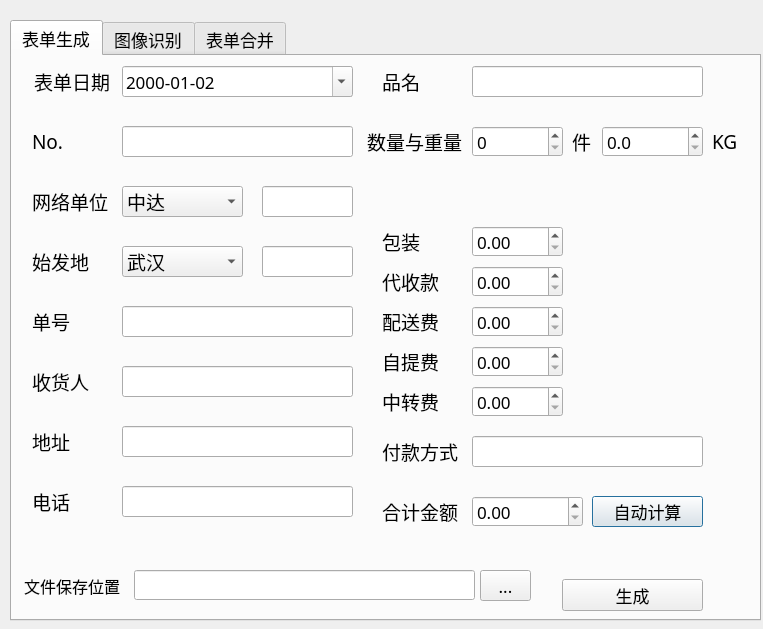
<?xml version="1.0" encoding="UTF-8"?>
<ui version="4.0">
 <class>TableGenerate</class>
 <widget class="QDialog" name="TableGenerate">
  <property name="geometry">
   <rect>
    <x>0</x>
    <y>0</y>
    <width>763</width>
    <height>629</height>
   </rect>
  </property>
  <property name="minimumSize">
   <size>
    <width>763</width>
    <height>629</height>
   </size>
  </property>
  <property name="maximumSize">
   <size>
    <width>763</width>
    <height>629</height>
   </size>
  </property>
  <property name="windowTitle">
   <string>Table Generator</string>
  </property>
  <widget class="QToolButton" name="toolButton">
   <property name="geometry">
    <rect>
     <x>480</x>
     <y>570</y>
     <width>51</width>
     <height>31</height>
    </rect>
   </property>
   <property name="font">
    <font>
     <family>黑体</family>
     <pointsize>13</pointsize>
    </font>
   </property>
   <property name="text">
    <string>...</string>
   </property>
   <property name="toolButtonStyle">
    <enum>Qt::ToolButtonIconOnly</enum>
   </property>
  </widget>
  <widget class="QLabel" name="label_20">
   <property name="geometry">
    <rect>
     <x>24</x>
     <y>570</y>
     <width>101</width>
     <height>31</height>
    </rect>
   </property>
   <property name="font">
    <font>
     <family>黑体</family>
     <pointsize>12</pointsize>
    </font>
   </property>
   <property name="text">
    <string>文件保存位置</string>
   </property>
  </widget>
  <widget class="QLineEdit" name="dir_path">
   <property name="geometry">
    <rect>
     <x>134</x>
     <y>570</y>
     <width>341</width>
     <height>30</height>
    </rect>
   </property>
   <property name="font">
    <font>
     <family>Arial</family>
     <pointsize>13</pointsize>
    </font>
   </property>
  </widget>
  <widget class="QLabel" name="status_label">
   <property name="geometry">
    <rect>
     <x>30</x>
     <y>530</y>
     <width>701</width>
     <height>31</height>
    </rect>
   </property>
   <property name="font">
    <font>
     <family>黑体</family>
     <pointsize>13</pointsize>
    </font>
   </property>
   <property name="text">
    <string/>
   </property>
  </widget>
  <widget class="QTabWidget" name="tabWidget">
   <property name="geometry">
    <rect>
     <x>10</x>
     <y>20</y>
     <width>751</width>
     <height>601</height>
    </rect>
   </property>
   <property name="maximumSize">
    <size>
     <width>751</width>
     <height>601</height>
    </size>
   </property>
   <property name="font">
    <font>
     <family>黑体</family>
     <pointsize>13</pointsize>
    </font>
   </property>
   <property name="tabShape">
    <enum>QTabWidget::Rounded</enum>
   </property>
   <property name="currentIndex">
    <number>0</number>
   </property>
   <widget class="QWidget" name="input_tab">
    <attribute name="title">
     <string>表单生成</string>
    </attribute>
    <widget class="QLabel" name="agency_fund_label">
     <property name="geometry">
      <rect>
       <x>370</x>
       <y>210</y>
       <width>95</width>
       <height>31</height>
      </rect>
     </property>
     <property name="font">
      <font>
       <family>黑体</family>
       <pointsize>14</pointsize>
      </font>
     </property>
     <property name="text">
      <string>代收款</string>
     </property>
    </widget>
    <widget class="QLabel" name="label_19">
     <property name="geometry">
      <rect>
       <x>700</x>
       <y>70</y>
       <width>54</width>
       <height>31</height>
      </rect>
     </property>
     <property name="font">
      <font>
       <family>黑体</family>
       <pointsize>14</pointsize>
      </font>
     </property>
     <property name="text">
      <string>KG</string>
     </property>
    </widget>
    <widget class="QDateEdit" name="dateEdit">
     <property name="geometry">
      <rect>
       <x>110</x>
       <y>10</y>
       <width>231</width>
       <height>31</height>
      </rect>
     </property>
     <property name="font">
      <font>
       <family>黑体</family>
       <pointsize>13</pointsize>
      </font>
     </property>
     <property name="displayFormat">
      <string>yyyy-MM-dd</string>
     </property>
     <property name="calendarPopup">
      <bool>true</bool>
     </property>
     <property name="date">
      <date>
       <year>2000</year>
       <month>1</month>
       <day>2</day>
      </date>
     </property>
    </widget>
    <widget class="QDoubleSpinBox" name="package_value">
     <property name="geometry">
      <rect>
       <x>460</x>
       <y>170</y>
       <width>91</width>
       <height>31</height>
      </rect>
     </property>
     <property name="font">
      <font>
       <family>黑体</family>
       <pointsize>13</pointsize>
      </font>
     </property>
     <property name="maximum">
      <double>999999.989999999990687</double>
     </property>
    </widget>
    <widget class="QComboBox" name="start_add">
     <property name="geometry">
      <rect>
       <x>110</x>
       <y>190</y>
       <width>121</width>
       <height>31</height>
      </rect>
     </property>
     <property name="font">
      <font>
       <family>黑体</family>
       <pointsize>14</pointsize>
      </font>
     </property>
     <item>
      <property name="text">
       <string>武汉</string>
      </property>
     </item>
     <item>
      <property name="text">
       <string>重庆</string>
      </property>
     </item>
     <item>
      <property name="text">
       <string>杭州</string>
      </property>
     </item>
     <item>
      <property name="text">
       <string>天津</string>
      </property>
     </item>
     <item>
      <property name="text">
       <string>长沙</string>
      </property>
     </item>
     <item>
      <property name="text">
       <string>厦门</string>
      </property>
     </item>
     <item>
      <property name="text">
       <string>成都</string>
      </property>
     </item>
     <item>
      <property name="text">
       <string>青岛</string>
      </property>
     </item>
     <item>
      <property name="text">
       <string>沈阳</string>
      </property>
     </item>
     <item>
      <property name="text">
       <string>上海</string>
      </property>
     </item>
     <item>
      <property name="text">
       <string>河南</string>
      </property>
     </item>
     <item>
      <property name="text">
       <string>海宁</string>
      </property>
     </item>
     <item>
      <property name="text">
       <string>其他...</string>
      </property>
     </item>
    </widget>
    <widget class="QLabel" name="label_18">
     <property name="geometry">
      <rect>
       <x>560</x>
       <y>70</y>
       <width>54</width>
       <height>31</height>
      </rect>
     </property>
     <property name="font">
      <font>
       <family>黑体</family>
       <pointsize>14</pointsize>
      </font>
     </property>
     <property name="text">
      <string>件</string>
     </property>
    </widget>
    <widget class="QLabel" name="package_label">
     <property name="geometry">
      <rect>
       <x>370</x>
       <y>170</y>
       <width>95</width>
       <height>31</height>
      </rect>
     </property>
     <property name="font">
      <font>
       <family>黑体</family>
       <pointsize>14</pointsize>
      </font>
     </property>
     <property name="text">
      <string>包装</string>
     </property>
    </widget>
    <widget class="QLabel" name="label_7">
     <property name="geometry">
      <rect>
       <x>20</x>
       <y>370</y>
       <width>54</width>
       <height>31</height>
      </rect>
     </property>
     <property name="font">
      <font>
       <family>黑体</family>
       <pointsize>14</pointsize>
      </font>
     </property>
     <property name="text">
      <string>地址</string>
     </property>
    </widget>
    <widget class="QDoubleSpinBox" name="total_money">
     <property name="geometry">
      <rect>
       <x>460</x>
       <y>440</y>
       <width>111</width>
       <height>31</height>
      </rect>
     </property>
     <property name="font">
      <font>
       <family>黑体</family>
       <pointsize>13</pointsize>
      </font>
     </property>
     <property name="maximum">
      <double>999999.989999999990687</double>
     </property>
    </widget>
    <widget class="QLabel" name="label_6">
     <property name="geometry">
      <rect>
       <x>20</x>
       <y>310</y>
       <width>80</width>
       <height>31</height>
      </rect>
     </property>
     <property name="font">
      <font>
       <family>黑体</family>
       <pointsize>14</pointsize>
      </font>
     </property>
     <property name="text">
      <string>收货人</string>
     </property>
    </widget>
    <widget class="QLabel" name="label_3">
     <property name="geometry">
      <rect>
       <x>20</x>
       <y>130</y>
       <width>80</width>
       <height>31</height>
      </rect>
     </property>
     <property name="font">
      <font>
       <family>黑体</family>
       <pointsize>14</pointsize>
      </font>
     </property>
     <property name="text">
      <string>网络单位</string>
     </property>
    </widget>
    <widget class="QDoubleSpinBox" name="self_fee_value">
     <property name="geometry">
      <rect>
       <x>460</x>
       <y>290</y>
       <width>91</width>
       <height>31</height>
      </rect>
     </property>
     <property name="font">
      <font>
       <family>黑体</family>
       <pointsize>13</pointsize>
      </font>
     </property>
     <property name="maximum">
      <double>999999.989999999990687</double>
     </property>
    </widget>
    <widget class="QComboBox" name="network_department">
     <property name="geometry">
      <rect>
       <x>110</x>
       <y>130</y>
       <width>121</width>
       <height>31</height>
      </rect>
     </property>
     <property name="font">
      <font>
       <family>黑体</family>
       <pointsize>14</pointsize>
      </font>
     </property>
     <property name="editable">
      <bool>false</bool>
     </property>
     <property name="currentText">
      <string>中达</string>
     </property>
     <property name="currentIndex">
      <number>0</number>
     </property>
     <item>
      <property name="text">
       <string>中达</string>
      </property>
     </item>
     <item>
      <property name="text">
       <string>龙航</string>
      </property>
     </item>
     <item>
      <property name="text">
       <string>星云</string>
      </property>
     </item>
     <item>
      <property name="text">
       <string>泰保</string>
      </property>
     </item>
     <item>
      <property name="text">
       <string>荟运</string>
      </property>
     </item>
     <item>
      <property name="text">
       <string>邓星宇</string>
      </property>
     </item>
     <item>
      <property name="text">
       <string>林翔</string>
      </property>
     </item>
     <item>
      <property name="text">
       <string>北涛</string>
      </property>
     </item>
     <item>
      <property name="text">
       <string>邦德</string>
      </property>
     </item>
     <item>
      <property name="text">
       <string>金京信</string>
      </property>
     </item>
     <item>
      <property name="text">
       <string>迪瑞宝</string>
      </property>
     </item>
     <item>
      <property name="text">
       <string>天翔</string>
      </property>
     </item>
     <item>
      <property name="text">
       <string>商舟</string>
      </property>
     </item>
     <item>
      <property name="text">
       <string>顺捷</string>
      </property>
     </item>
     <item>
      <property name="text">
       <string>诚誉</string>
      </property>
     </item>
     <item>
      <property name="text">
       <string>浩通</string>
      </property>
     </item>
     <item>
      <property name="text">
       <string>弘运</string>
      </property>
     </item>
     <item>
      <property name="text">
       <string>其他...</string>
      </property>
     </item>
    </widget>
    <widget class="QLabel" name="label_17">
     <property name="geometry">
      <rect>
       <x>20</x>
       <y>430</y>
       <width>54</width>
       <height>31</height>
      </rect>
     </property>
     <property name="font">
      <font>
       <family>黑体</family>
       <pointsize>14</pointsize>
      </font>
     </property>
     <property name="text">
      <string>电话</string>
     </property>
    </widget>
    <widget class="QDoubleSpinBox" name="transfer_fee_value">
     <property name="geometry">
      <rect>
       <x>460</x>
       <y>330</y>
       <width>91</width>
       <height>31</height>
      </rect>
     </property>
     <property name="font">
      <font>
       <family>黑体</family>
       <pointsize>13</pointsize>
      </font>
     </property>
     <property name="maximum">
      <double>999999.989999999990687</double>
     </property>
    </widget>
    <widget class="QDoubleSpinBox" name="weight">
     <property name="geometry">
      <rect>
       <x>590</x>
       <y>70</y>
       <width>101</width>
       <height>31</height>
      </rect>
     </property>
     <property name="font">
      <font>
       <family>黑体</family>
       <pointsize>13</pointsize>
      </font>
     </property>
     <property name="decimals">
      <number>1</number>
     </property>
     <property name="maximum">
      <double>999999.000000000000000</double>
     </property>
    </widget>
    <widget class="QDoubleSpinBox" name="count">
     <property name="geometry">
      <rect>
       <x>460</x>
       <y>70</y>
       <width>91</width>
       <height>31</height>
      </rect>
     </property>
     <property name="font">
      <font>
       <family>黑体</family>
       <pointsize>13</pointsize>
      </font>
     </property>
     <property name="decimals">
      <number>0</number>
     </property>
     <property name="maximum">
      <double>999999.000000000000000</double>
     </property>
    </widget>
    <widget class="QLabel" name="label_8">
     <property name="geometry">
      <rect>
       <x>370</x>
       <y>10</y>
       <width>95</width>
       <height>31</height>
      </rect>
     </property>
     <property name="font">
      <font>
       <family>黑体</family>
       <pointsize>14</pointsize>
      </font>
     </property>
     <property name="text">
      <string>品名</string>
     </property>
    </widget>
    <widget class="QLabel" name="transfer_fee_label">
     <property name="geometry">
      <rect>
       <x>370</x>
       <y>330</y>
       <width>95</width>
       <height>31</height>
      </rect>
     </property>
     <property name="font">
      <font>
       <family>黑体</family>
       <pointsize>14</pointsize>
      </font>
     </property>
     <property name="text">
      <string>中转费</string>
     </property>
    </widget>
    <widget class="QLabel" name="total_money_label">
     <property name="geometry">
      <rect>
       <x>370</x>
       <y>440</y>
       <width>95</width>
       <height>31</height>
      </rect>
     </property>
     <property name="font">
      <font>
       <family>黑体</family>
       <pointsize>14</pointsize>
      </font>
     </property>
     <property name="text">
      <string>合计金额</string>
     </property>
    </widget>
    <widget class="QLabel" name="label">
     <property name="geometry">
      <rect>
       <x>20</x>
       <y>10</y>
       <width>80</width>
       <height>31</height>
      </rect>
     </property>
     <property name="font">
      <font>
       <family>黑体</family>
       <pointsize>14</pointsize>
      </font>
     </property>
     <property name="text">
      <string>表单日期</string>
     </property>
     <property name="textFormat">
      <enum>Qt::AutoText</enum>
     </property>
     <property name="alignment">
      <set>Qt::AlignCenter</set>
     </property>
    </widget>
    <widget class="QDoubleSpinBox" name="agency_fund_value">
     <property name="geometry">
      <rect>
       <x>460</x>
       <y>210</y>
       <width>91</width>
       <height>31</height>
      </rect>
     </property>
     <property name="font">
      <font>
       <family>黑体</family>
       <pointsize>13</pointsize>
      </font>
     </property>
     <property name="maximum">
      <double>999999.989999999990687</double>
     </property>
    </widget>
    <widget class="QLabel" name="self_fee_label">
     <property name="geometry">
      <rect>
       <x>370</x>
       <y>290</y>
       <width>95</width>
       <height>31</height>
      </rect>
     </property>
     <property name="font">
      <font>
       <family>黑体</family>
       <pointsize>14</pointsize>
      </font>
     </property>
     <property name="text">
      <string>自提费</string>
     </property>
    </widget>
    <widget class="QLabel" name="label_4">
     <property name="geometry">
      <rect>
       <x>20</x>
       <y>190</y>
       <width>80</width>
       <height>31</height>
      </rect>
     </property>
     <property name="font">
      <font>
       <family>黑体</family>
       <pointsize>14</pointsize>
      </font>
     </property>
     <property name="text">
      <string>始发地</string>
     </property>
    </widget>
    <widget class="QLabel" name="delivery_cost_label">
     <property name="geometry">
      <rect>
       <x>370</x>
       <y>250</y>
       <width>95</width>
       <height>31</height>
      </rect>
     </property>
     <property name="font">
      <font>
       <family>黑体</family>
       <pointsize>14</pointsize>
      </font>
     </property>
     <property name="text">
      <string>配送费</string>
     </property>
    </widget>
    <widget class="QLineEdit" name="Code_No">
     <property name="geometry">
      <rect>
       <x>110</x>
       <y>70</y>
       <width>231</width>
       <height>31</height>
      </rect>
     </property>
     <property name="font">
      <font>
       <family>黑体</family>
       <pointsize>13</pointsize>
      </font>
     </property>
     <property name="maxLength">
      <number>9999999</number>
     </property>
    </widget>
    <widget class="QDoubleSpinBox" name="delivery_cost_value">
     <property name="geometry">
      <rect>
       <x>460</x>
       <y>250</y>
       <width>91</width>
       <height>31</height>
      </rect>
     </property>
     <property name="font">
      <font>
       <family>黑体</family>
       <pointsize>13</pointsize>
      </font>
     </property>
     <property name="maximum">
      <double>999999.989999999990687</double>
     </property>
    </widget>
    <widget class="QLabel" name="label_9">
     <property name="geometry">
      <rect>
       <x>355</x>
       <y>70</y>
       <width>100</width>
       <height>31</height>
      </rect>
     </property>
     <property name="font">
      <font>
       <family>黑体</family>
       <pointsize>14</pointsize>
      </font>
     </property>
     <property name="text">
      <string>数量与重量</string>
     </property>
    </widget>
    <widget class="QLabel" name="label_5">
     <property name="geometry">
      <rect>
       <x>20</x>
       <y>250</y>
       <width>54</width>
       <height>31</height>
      </rect>
     </property>
     <property name="font">
      <font>
       <family>黑体</family>
       <pointsize>14</pointsize>
      </font>
     </property>
     <property name="text">
      <string>单号</string>
     </property>
    </widget>
    <widget class="QLabel" name="payment_method_label">
     <property name="geometry">
      <rect>
       <x>370</x>
       <y>380</y>
       <width>95</width>
       <height>31</height>
      </rect>
     </property>
     <property name="font">
      <font>
       <family>黑体</family>
       <pointsize>14</pointsize>
      </font>
     </property>
     <property name="text">
      <string>付款方式</string>
     </property>
    </widget>
    <widget class="QLabel" name="label_2">
     <property name="geometry">
      <rect>
       <x>20</x>
       <y>70</y>
       <width>54</width>
       <height>31</height>
      </rect>
     </property>
     <property name="font">
      <font>
       <family>黑体</family>
       <pointsize>14</pointsize>
      </font>
     </property>
     <property name="text">
      <string>No.</string>
     </property>
     <property name="alignment">
      <set>Qt::AlignLeading|Qt::AlignLeft|Qt::AlignVCenter</set>
     </property>
    </widget>
    <widget class="QPushButton" name="calcButton">
     <property name="geometry">
      <rect>
       <x>580</x>
       <y>440</y>
       <width>111</width>
       <height>31</height>
      </rect>
     </property>
     <property name="font">
      <font>
       <family>黑体</family>
       <pointsize>13</pointsize>
      </font>
     </property>
     <property name="text">
      <string>自动计算</string>
     </property>
    </widget>
    <widget class="QPushButton" name="OK_Button">
     <property name="geometry">
      <rect>
       <x>550</x>
       <y>523</y>
       <width>141</width>
       <height>32</height>
      </rect>
     </property>
     <property name="font">
      <font>
       <family>黑体</family>
       <pointsize>13</pointsize>
      </font>
     </property>
     <property name="text">
      <string>生成</string>
     </property>
    </widget>
    <widget class="QLineEdit" name="network_department_other">
     <property name="geometry">
      <rect>
       <x>250</x>
       <y>130</y>
       <width>91</width>
       <height>31</height>
      </rect>
     </property>
    </widget>
    <widget class="QLineEdit" name="start_add_other">
     <property name="geometry">
      <rect>
       <x>250</x>
       <y>190</y>
       <width>91</width>
       <height>31</height>
      </rect>
     </property>
    </widget>
    <widget class="QLineEdit" name="code">
     <property name="geometry">
      <rect>
       <x>110</x>
       <y>250</y>
       <width>231</width>
       <height>31</height>
      </rect>
     </property>
    </widget>
    <widget class="QLineEdit" name="people_name">
     <property name="geometry">
      <rect>
       <x>110</x>
       <y>310</y>
       <width>231</width>
       <height>31</height>
      </rect>
     </property>
    </widget>
    <widget class="QLineEdit" name="add">
     <property name="geometry">
      <rect>
       <x>110</x>
       <y>370</y>
       <width>231</width>
       <height>31</height>
      </rect>
     </property>
    </widget>
    <widget class="QLineEdit" name="phone_number">
     <property name="geometry">
      <rect>
       <x>110</x>
       <y>430</y>
       <width>231</width>
       <height>31</height>
      </rect>
     </property>
    </widget>
    <widget class="QLineEdit" name="goods_name">
     <property name="geometry">
      <rect>
       <x>460</x>
       <y>10</y>
       <width>231</width>
       <height>31</height>
      </rect>
     </property>
    </widget>
    <widget class="QLineEdit" name="payment_method">
     <property name="geometry">
      <rect>
       <x>460</x>
       <y>380</y>
       <width>231</width>
       <height>31</height>
      </rect>
     </property>
    </widget>
   </widget>
   <widget class="QWidget" name="ocr_tab">
    <attribute name="title">
     <string>图像识别</string>
    </attribute>
    <widget class="QPushButton" name="pushButton_ocr">
     <property name="geometry">
      <rect>
       <x>590</x>
       <y>10</y>
       <width>131</width>
       <height>31</height>
      </rect>
     </property>
     <property name="text">
      <string>选择图片</string>
     </property>
    </widget>
    <widget class="QComboBox" name="ocr_network">
     <property name="geometry">
      <rect>
       <x>440</x>
       <y>10</y>
       <width>121</width>
       <height>31</height>
      </rect>
     </property>
     <item>
      <property name="text">
       <string>顺捷</string>
      </property>
     </item>
     <item>
      <property name="text">
       <string>龙航</string>
      </property>
     </item>
     <item>
      <property name="text">
       <string>林翔</string>
      </property>
     </item>
    </widget>
    <widget class="QLabel" name="orc_network_label">
     <property name="geometry">
      <rect>
       <x>360</x>
       <y>10</y>
       <width>81</width>
       <height>31</height>
      </rect>
     </property>
     <property name="text">
      <string>网络单位</string>
     </property>
    </widget>
    <widget class="QTableWidget" name="ocr_info_table">
     <property name="geometry">
      <rect>
       <x>20</x>
       <y>50</y>
       <width>701</width>
       <height>421</height>
      </rect>
     </property>
    </widget>
    <widget class="QLabel" name="ocr_label">
     <property name="geometry">
      <rect>
       <x>20</x>
       <y>10</y>
       <width>121</width>
       <height>31</height>
      </rect>
     </property>
     <property name="font">
      <font>
       <family>黑体</family>
       <pointsize>13</pointsize>
      </font>
     </property>
     <property name="text">
      <string>图片识别信息</string>
     </property>
     <property name="textFormat">
      <enum>Qt::AutoText</enum>
     </property>
     <property name="alignment">
      <set>Qt::AlignLeading|Qt::AlignLeft|Qt::AlignVCenter</set>
     </property>
    </widget>
    <widget class="QPushButton" name="ocr_button">
     <property name="geometry">
      <rect>
       <x>590</x>
       <y>523</y>
       <width>131</width>
       <height>32</height>
      </rect>
     </property>
     <property name="text">
      <string>生成</string>
     </property>
    </widget>
   </widget>
   <widget class="QWidget" name="merge_tab">
    <attribute name="title">
     <string>表单合并</string>
    </attribute>
    <widget class="QListWidget" name="listWidget">
     <property name="geometry">
      <rect>
       <x>20</x>
       <y>50</y>
       <width>701</width>
       <height>421</height>
      </rect>
     </property>
     <property name="font">
      <font>
       <family>Arial</family>
       <pointsize>12</pointsize>
      </font>
     </property>
     <property name="selectionMode">
      <enum>QAbstractItemView::NoSelection</enum>
     </property>
    </widget>
    <widget class="QLabel" name="label_merge">
     <property name="geometry">
      <rect>
       <x>20</x>
       <y>10</y>
       <width>91</width>
       <height>31</height>
      </rect>
     </property>
     <property name="font">
      <font>
       <family>黑体</family>
       <pointsize>13</pointsize>
      </font>
     </property>
     <property name="text">
      <string>待合并文件</string>
     </property>
     <property name="textFormat">
      <enum>Qt::AutoText</enum>
     </property>
     <property name="alignment">
      <set>Qt::AlignLeading|Qt::AlignLeft|Qt::AlignVCenter</set>
     </property>
    </widget>
    <widget class="QPushButton" name="pushButton_addmerge">
     <property name="geometry">
      <rect>
       <x>590</x>
       <y>10</y>
       <width>131</width>
       <height>31</height>
      </rect>
     </property>
     <property name="text">
      <string>添加</string>
     </property>
    </widget>
    <widget class="QPushButton" name="pushButton_merge">
     <property name="geometry">
      <rect>
       <x>590</x>
       <y>523</y>
       <width>131</width>
       <height>32</height>
      </rect>
     </property>
     <property name="text">
      <string>合并</string>
     </property>
    </widget>
   </widget>
  </widget>
  <zorder>tabWidget</zorder>
  <zorder>toolButton</zorder>
  <zorder>label_20</zorder>
  <zorder>dir_path</zorder>
  <zorder>status_label</zorder>
 </widget>
 <tabstops>
  <tabstop>dateEdit</tabstop>
  <tabstop>network_department</tabstop>
  <tabstop>start_add</tabstop>
  <tabstop>count</tabstop>
  <tabstop>weight</tabstop>
  <tabstop>package_value</tabstop>
  <tabstop>agency_fund_value</tabstop>
  <tabstop>delivery_cost_value</tabstop>
  <tabstop>self_fee_value</tabstop>
  <tabstop>transfer_fee_value</tabstop>
  <tabstop>total_money</tabstop>
  <tabstop>toolButton</tabstop>
  <tabstop>OK_Button</tabstop>
 </tabstops>
 <resources/>
 <connections/>
</ui>
